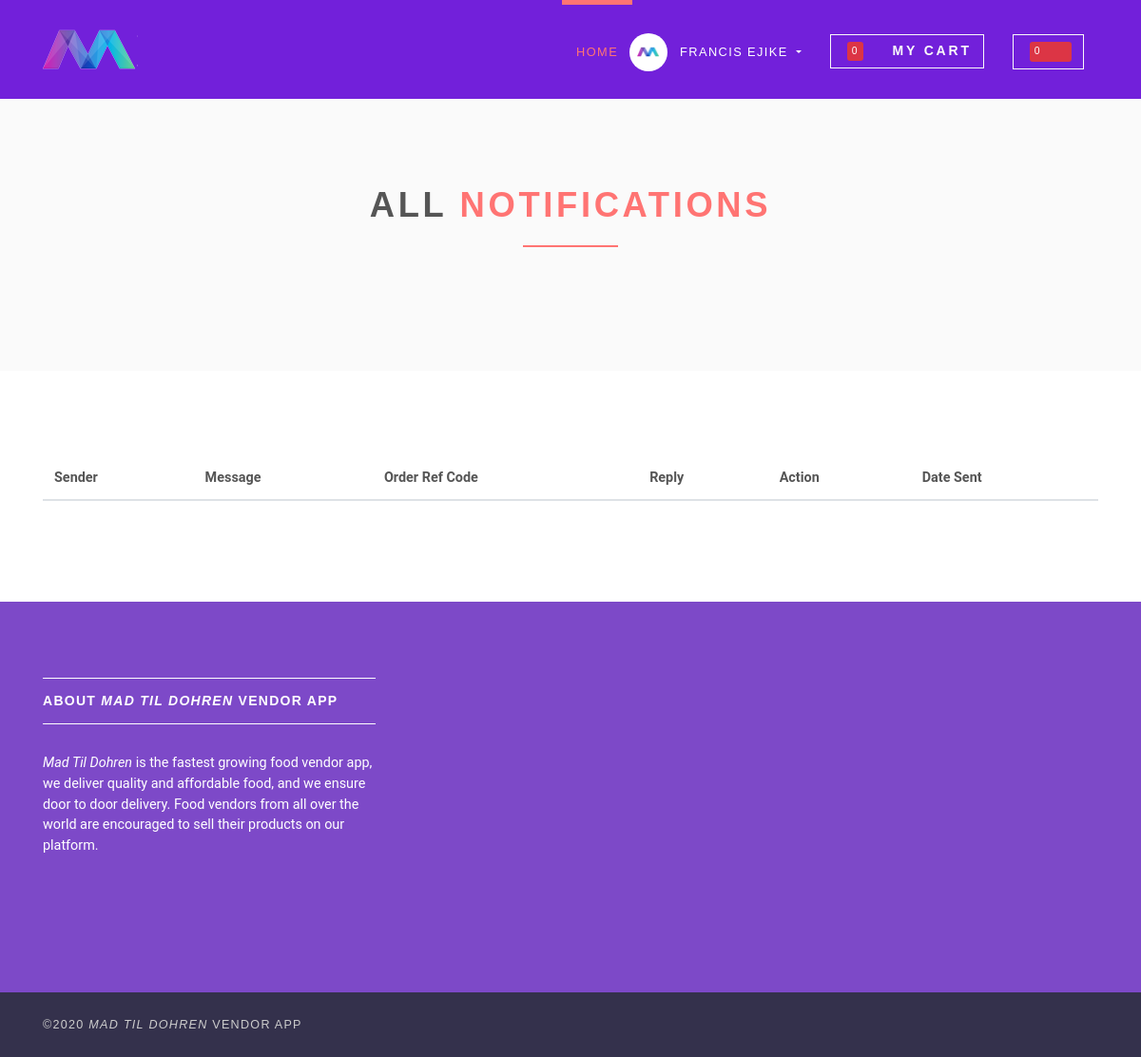
The app's page /notifications/ (signed in) with its own data.
### accounts/models.py (models this page shows, shortened)
class User(AbstractBaseUser):
    username = None
    email = models.EmailField(verbose_name='email', max_length=60, unique=True, blank=False,
                              error_messages={
                                  'unique': "A user with that email already exists.",
                              })
    phonenumber = models.CharField(verbose_name="phone number", max_length=20, unique=True, blank=False,
                                   error_messages={
                                       'unique': "Phone number already exists.",
                                   })
    datetimecreated = models.DateTimeField(verbose_name='date joined', auto_now_add=True)
    stripe_customer_id = models.CharField(max_length=50, blank=True, null=True)
    one_click_purchasing = models.BooleanField(default=False)
    last_login = models.DateTimeField(verbose_name='last login', auto_now=True)
    is_admin = models.BooleanField(default=False)
    is_active = models.BooleanField(default=True)
    is_staff = models.BooleanField(default=False)
    is_superuser = models.BooleanField(default=False)
    is_vendor = models.BooleanField(default=False)
    is_customer = models.BooleanField(default=False)
    first_name = models.CharField(max_length=50)
    last_name = models.CharField(max_length=50, blank=True)
    USERNAME_FIELD = "email"
    REQUIRED_FIELDS = ['first_name', 'last_name']
    objects = MyAccountManager()

### foodvendor/models.py (models this page shows, shortened)
class MessageStatus(models.Model):
    name = models.CharField(max_length=15)

### foodvendor/views/home.py (the view)
# urls.py: path('notifications/', NotificationView.as_view(), name='notifications'),
class NotificationView(ListView):
    model = Notification
    template_name = 'foodvendor/notifications.html'
    context_object_name = 'notifications'
    ordering = ['-dateTimeCreated']
    paginate_by = 7
    def get_context_data(self, **kwargs):
        context = super().get_context_data(**kwargs)
        context['sent'] = MessageStatus.objects.get(name="message sent")
        context['seen'] = MessageStatus.objects.get(name="message seen")
        return context
    def get_queryset(self):
        user = self.request.user
        return Notification.objects.filter(receiver=user).order_by('-dateTimeCreated')

### foodvendor/templatetags/cart_template_tags.py (called while the page is built)
@register.filter
def cart_item_count(user):
    if user.is_authenticated:
        qs = Order.objects.filter(user=user, ordered=False)
        if qs.exists():
            return qs[0].itemsordered.count()
    return 0

@register.filter
def unread_notification(user):
    qs = Notification.objects.filter(receiver=user, messagestatus=MessageStatus.objects.get(name='message sent')).annotate(num_user=Count('sender')).count()
    return qs

### templates/foodvendor/notifications.html (shortened to what this page needs)
{% extends 'base.html' %}
{% load static %}
{% block content %}
<section class="bg-light-gray">
    <div class="container">
        <div class="row">
            <div class="col-lg-8 mx-auto">
                <h1 class="heading">All  <span class="accent">Notifications</span> </h1>
            </div>
        </div>
    </div>
</section>
<section>
    <div class="container">
        <div class="row">
            <div class="col-lg-12">
                <div class="table-responsive">
                    <table class="table table-striped table-hover table-client-dashboard">
                        <thead>
                        <tr>
                            <th>Sender</th>
                            <th>Message</th>
                            <th>Order Ref Code</th>
                            <th>Reply</th>
                            <th>Action</th>
                            <th>Date Sent</th>
                        </tr>
                        </thead>
                    </table>
                </div>
            </div>
        </div>
    </div>
</section>
{% endblock %}

### templates/base.html (shortened to what this page needs)
<!DOCTYPE html>
{% load static %}
{% load cart_template_tags %}
<html>
<head>
    <link rel="stylesheet" href="{% static 'vendor/bootstrap/css/bootstrap.min.css' %}">
    <link rel="stylesheet" href="{% static 'vendor/font-awesome/css/font-awesome.min.css' %}">
    <link rel="stylesheet" href="{% static 'vendor/owl.carousel/assets/owl.carousel.css' %}">
    <link rel="stylesheet" href="{% static 'vendor/owl.carousel/assets/owl.theme.default.css' %}">
    <link rel="stylesheet" href="{% static 'css/style.default.css' %}" id="theme-stylesheet">
</head>
<body>
<header class="header">
    <nav class="navbar navbar-expand-lg">
        <div class="container">
            <a href="{% url 'home' %}" class="navbar-brand">
                <img src="{% static 'img/company-1.png' %}" alt="logo" class="d-none d-lg-block">
            </a>
            <div id="navbarSupportedContent" class="collapse navbar-collapse">
                <ul class="navbar-nav ml-auto">
                    <li class="nav-item active">
                        <a href="{% url 'home' %}" class="nav-link">Home <span class="sr-only">(current)</span></a>
                    </li>
                    {% if request.user.is_authenticated and request.user.is_vendor %}
                        <li class="nav-item dropdown">
                            <a id="clientZone" href="#" data-toggle="dropdown"
                               aria-haspopup="true" aria-expanded="false"
                               class="nav-link dropdown-toggle has-img mb-3 mb-lg-0 mt-3 mt-lg-0">
                                <div class="client-menu-image">
                                    <div class="inner">
                                        <img src="{% static 'img/company-1.png' %}"
                                             alt="company image"
                                             class="img-fluid">
                                    </div>
                                </div>
                                {% if request.user.is_customer %}
                                    {{ request.user.first_name }} {{ request.user.last_name }}
                                {% else %}
                                    {{ request.user.first_name }}
                                {% endif %}
                            </a>
                            <div aria-labelledby="clientZone" class="dropdown-menu">
                                <a href="{% url 'vendor-profile-update' %}" class="dropdown-item">Edit Profile</a>
                                <a href="{% url 'vendor-dashboard' %}" class="dropdown-item">Dashboard</a>
                                <a href="{% url 'request-refund' %}" class="dropdown-item">Request Refund</a>
                                <a href="{% url 'ordered-items' %}" class="dropdown-item">My Orders</a>
                                <a href="{% url 'create-menu' %}" class="dropdown-item">Create A Menu</a>
                                <a href="{% url 'logout' %}" class="dropdown-item">Logout</a>
                            </div>
                        </li>
                        <li class="nav-item" style="color: #fff">
                                <a href="{% url 'order-summary' %}" class="btn navbar-btn btn-outline-light mb-5 mb-lg-0">
                                    <span class="badge featured-badge badge-danger"><b>{{ request.user|cart_item_count }}</b></span>
                                    <i class="fa fa-shopping-cart" aria-hidden="true"></i> My Cart
                                </a>
                        </li>
                        <li class="nav-item">
                            <a href="{% url 'notifications' %}" class="btn navbar-btn btn-outline-light mb-5 mb-lg-0">
                                <span class="badge featured-badge badge-danger">
                                        {{ request.user|unread_notification }}
                                    <i class="fa fa-bell fa-lg" aria-hidden="true"></i>
                                </span>
                            </a>
                        </li>
                    {% elif request.user.is_authenticated and request.user.is_customer %}
                        <li class="nav-item dropdown">
                            <a id="clientZone" href="#" data-toggle="dropdown"
                               aria-haspopup="true" aria-expanded="false"
                               class="nav-link dropdown-toggle has-img mb-3 mb-lg-0 mt-3 mt-lg-0">
                                <div class="client-menu-image">
                                    <div class="inner">
                                        <img src="{% static 'img/company-1.png' %}"
                                             alt="company image"
                                             class="img-fluid">
                                    </div>
                                </div>
                                {% if request.user.is_customer %}
                                    {{ request.user.first_name }} {{ request.user.last_name }}
                                {% else %}
                                    {{ request.user.first_name }}
                                {% endif %}
                            </a>
                        </li>
                        <li class="nav-item" style="color: #fff">
                            <a href="{% url 'order-summary' %}" class="btn navbar-btn btn-outline-light mb-5 mb-lg-0">
                                <span class="badge featured-badge badge-danger"><b>{{ request.user|cart_item_count }}</b></span>
                                <i class="fa fa-shopping-cart" aria-hidden="true"></i>My Cart
                            </a>
                        </li>
                        <li class="nav-item">
                            <a href="{% url 'notifications' %}" class="btn navbar-btn btn-outline-light mb-5 mb-lg-0">
                                <span class="badge featured-badge badge-danger">
                                        {{ request.user|unread_notification }}
                                    <i class="fa fa-bell fa-lg" aria-hidden="true"></i>
                                </span>
                            </a>
                        </li>
                    {% endif %}
                </ul>
            </div>
        </div>
    </nav>
</header>
<div>
    {% block content %} {% endblock %}
</div>
<footer class="footer">
    <div class="footer__block">
        <div class="container">
            <div class="row">
                <div class="col-lg-4 col-md-12 mb-5">
                    <h4 class="h5">About <i>Mad Til Dohren</i> Vendor App</h4>
                    <p> <i>Mad Til Dohren</i> is the fastest growing food vendor app, we deliver quality and affordable food, and
                    we ensure door to door delivery. Food vendors from all over the world are encouraged to sell their products
                    on our platform.
                    </p>
                </div>
            </div>
        </div>
    </div>
    <div class="footer__copyright">
        <div class="container">
            <div class="row">
                <div class="col-md-6 text-md-left text-center">
                    <p>&copy;2020 <i>Mad Til Dohren</i> Vendor App</p>
                </div>
            </div>
        </div>
    </div>
</footer>
</body>
</html>

### records on screen
User: user.first_name "FRANCIS", user.last_name "EJIKE", user|cart_item_count "0"
MessageStatus: user|unread_notification "0"
